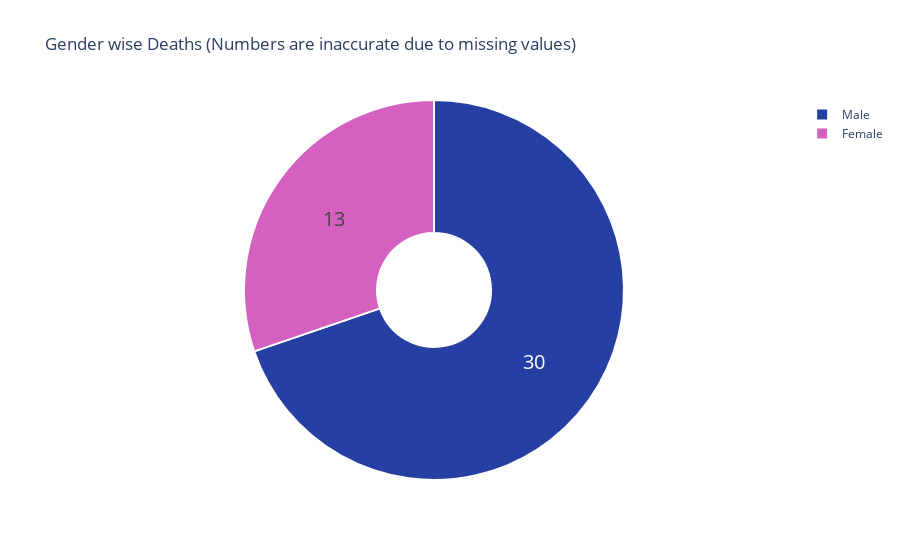

Notebook code for this chart:
### Code cell
#option
temp = p_df[['current_status','gender']].dropna()
dd = temp[temp['current_status'] == 'Deceased']
d_f = len(dd[dd['gender'] == 'F'])
d_m = len(dd[dd['gender'] == 'M'])
fig = go.Figure(data=[go.Pie(labels=['Male','Female'],
                             values= [d_m,d_f],hole =.3)])
fig.update_traces(hoverinfo='label+percent', textinfo='value', textfont_size=20,
                  marker=dict(colors=['#263fa3','#d461bf'], line=dict(color='#FFFFFF', width=2)))
fig.update_layout(title_text='Gender wise Deaths (Numbers are inaccurate due to missing values)',plot_bgcolor='rgb(275, 270, 273)')
fig.show()

### Figure 1 — Plotly figure (JSON) as saved in the notebook; plotly's stock layout.template omitted (floating-point values rounded to 4 significant figures)
{"data": [{"hole": 0.3, "hoverinfo": "label+percent", "labels": ["Male", "Female"], "marker": {"colors": ["#263fa3", "#d461bf"], "line": {"color": "#FFFFFF", "width": 2}}, "textfont": {"size": 20}, "textinfo": "value", "type": "pie", "values": [30, 13]}], "layout": {"plot_bgcolor": "rgb(275, 270, 273)", "title": {"text": "Gender wise Deaths (Numbers are inaccurate due to missing values)"}}}
